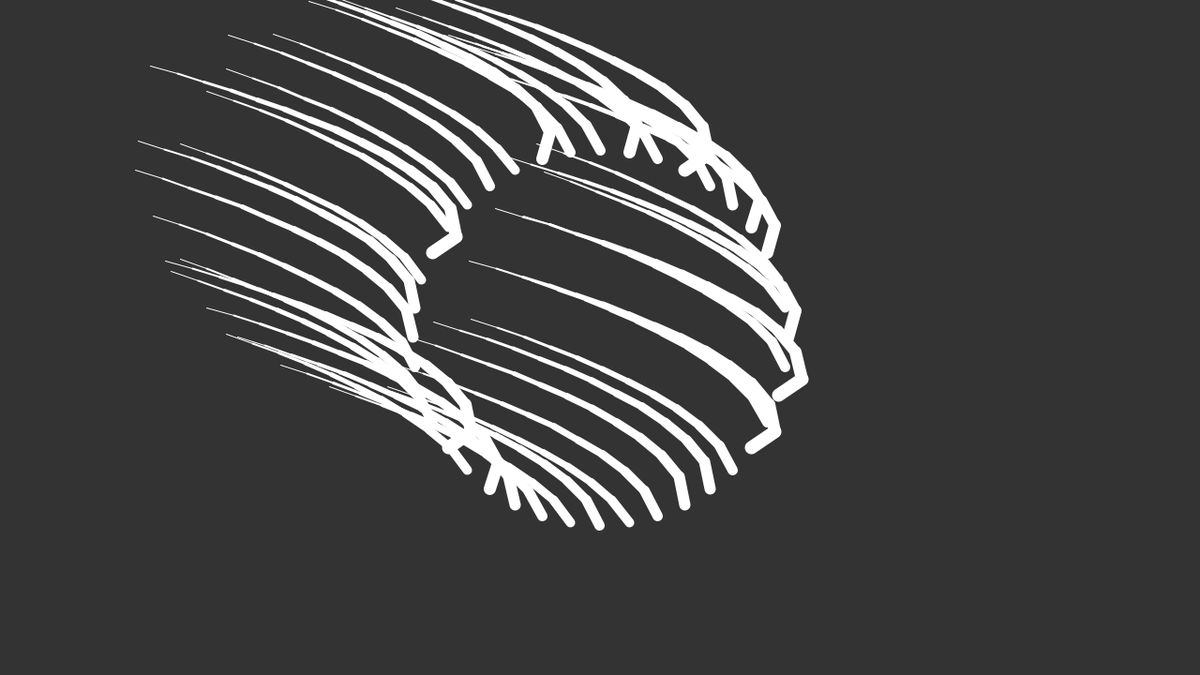
Frame 1 (no input)
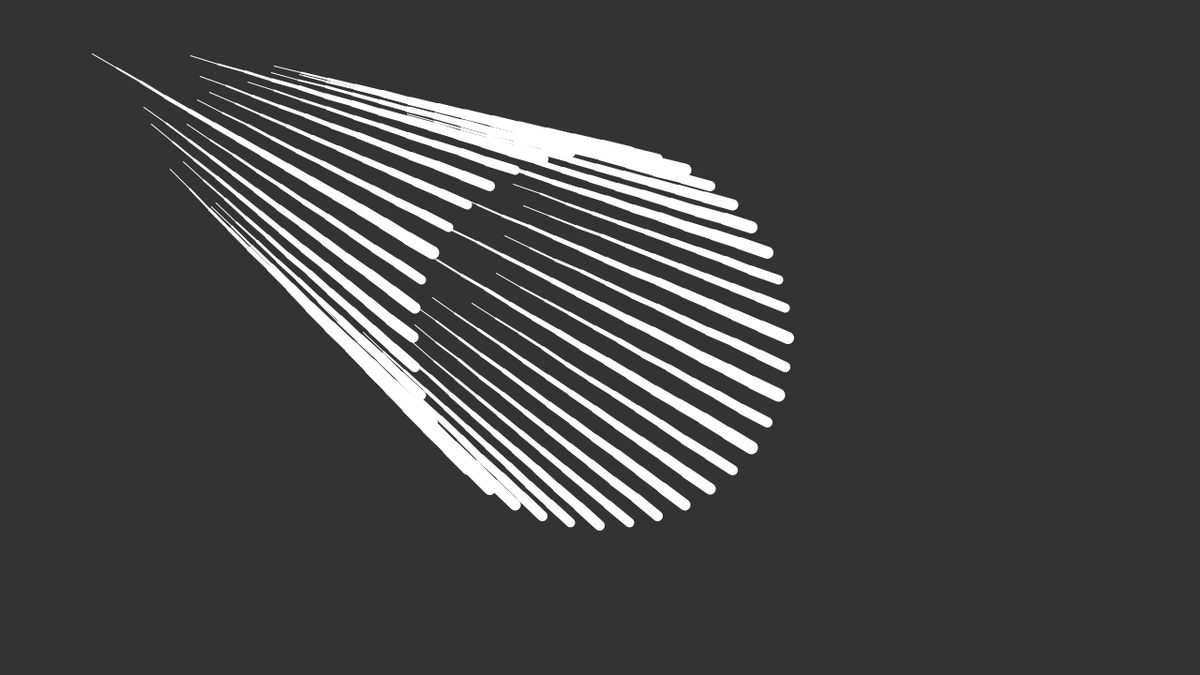
Frame 60 (the mouse pressed at the canvas centre just before this capture)
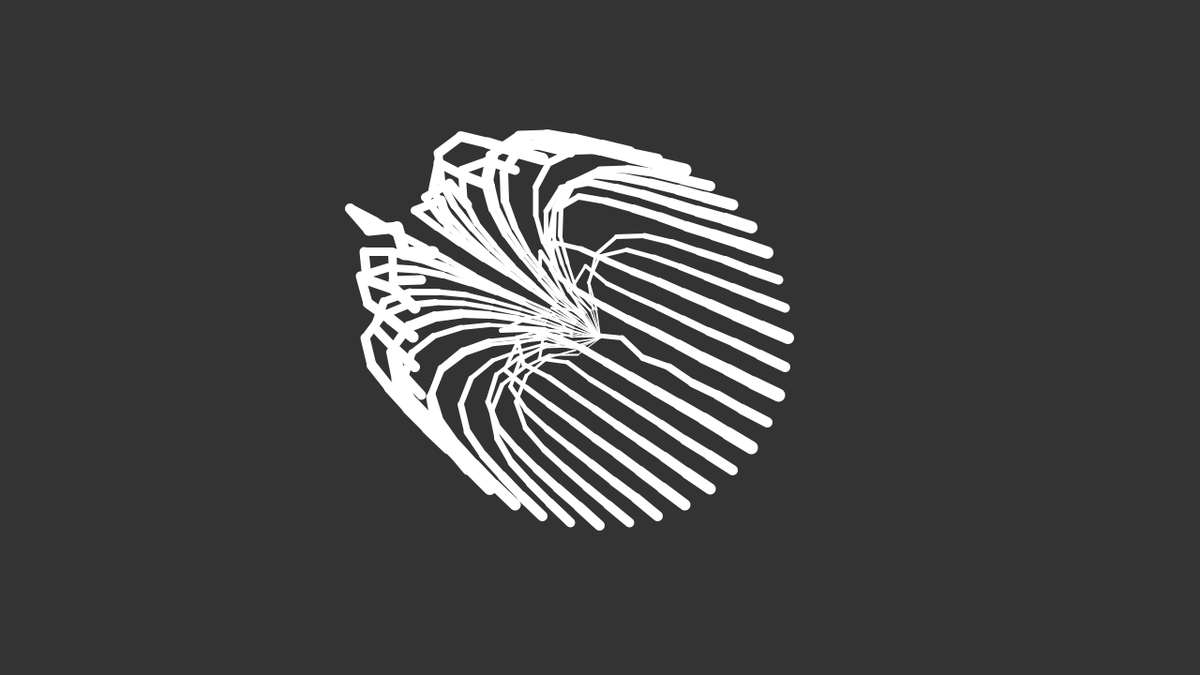
Frame 120 (the mouse held since frame 60 and released just before this capture)

The Processing sketch that drew these frames (run headless with seeded random() and noise(); from frame 60 on, the mouse is pressed at the canvas centre):

// Processing sketch: Inverse_Kinematics
// ── Inverse_Kinematics.pde
float time = 0;
float dt = 0.02;

ArrayList<Tentacle> tentacles;

void setup() {
  size(1280, 720);
  tentacles = new ArrayList<Tentacle>();
  
  float da = TWO_PI / 40;
  for (float a = 0; a < TWO_PI; a += da) {
    float x = width/2 + 200*cos(a);
    float y = height/2 + 200*sin(a);
    tentacles.add(new Tentacle(x,y, int(10 + random(5))));
  }
}


void draw() {
  background(51);
  time += dt;
  
  for (Tentacle t : tentacles) {
    t.update();
    t.show(); 
    
  }
  

}
// ── Segment.pde
class Segment {
  PVector a;
  PVector b = new PVector();

  float len;
  float angle;
  float weight;
  
  PVector target = new PVector();

  Segment(float x, float y, float len_, float weight_) {
    a = new PVector(x, y);
    len = len_;
    angle = 0;
    calculateB();
    weight = weight_;
    
    //target.set(b.x, b.y);
  }
  
  Segment(Segment parent, float len_, float weight_) {
    a = parent.b.copy();
    len = len_;
    angle = 0;
    calculateB();
    weight = weight_;
    
  }
  
  void follow(Segment child){
    float targetX = child.a.x;
    float targetY = child.a.y;
    follow(targetX, targetY);
  }
  
  void follow(float tx, float ty){
    target.set(tx, ty);
    PVector dir = PVector.sub(target, a);
    angle = dir.heading();
    
    dir.setMag(len);
    dir.mult(-1);
    
    a = PVector.add(target, dir);
  }
  
  void setA(PVector base){
    a = base.copy();
    calculateB();
  }

  void calculateB() {
    b.set(a.x + len*cos(angle), a.y + len*sin(angle));
  }
  
  void update(){
    calculateB();
  }
  
  void show() {
    stroke(255);
    strokeWeight(weight);

    line(a.x, a.y, b.x, b.y);
  }
}
// ── Tentacle.pde
class Tentacle {
  Segment[] segment;
  PVector base;
  int number = 40;

  Tentacle(float x, float y, int len_) {
    number = len_;
    segment = new Segment[number];
    int segLength = 30;
    segment[0] = new Segment(300, 200, segLength, number);
    for (int i = 1; i < number; i++) {
      segment[i] = new Segment(segment[i-1], segLength, number - i);
    }
    base = new PVector(x, y);
  }

  void update() {

    int total = segment.length;
    Segment end = segment[total-1];

    end.follow(mouseX, mouseY);
    end.update();

    for (int i = total-2; i >=0; i--) {
      segment[i].follow(segment[i+1]);
      segment[i].update();
    }

    segment[0].setA(base);
    for (int i = 1; i < total; i++) {
      segment[i].setA(segment[i-1].b);
    }
  }

  void show() {
    for (int i = number-1; i >=0; i--) {
      segment[i].show();
    }
  }
}
